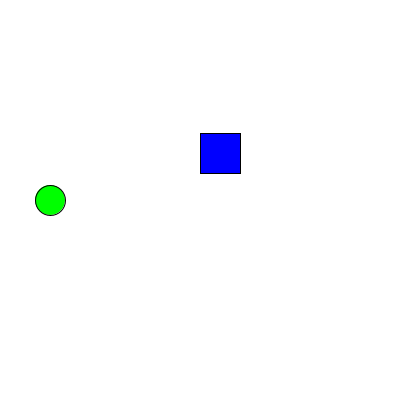
Frame 1 (no input)
Frame 60 (the mouse pressed at the canvas centre just before this capture): identical to frame 1, image omitted
Frame 120 (the mouse held since frame 60 and released just before this capture): identical to frame 1, image omitted

The Processing sketch that drew this single still picture (run headless with seeded random() and noise(); from frame 60 on, the mouse is pressed at the canvas centre):

// Processing sketch: Game
// ── Game.pde
 /*
  Assignment: OOP EXERCISE
  Student: Ben Glickstein
  Pasadena City College, Fall 2024
  Course Name: DMA60 Creative Coding
  Prof. George McKinney
  Project Description: This program .... (describe it!)
  Last Modified: November 6, 20XX
  */

Character player;
Obstacle obstacle;
Obstacle2 obstacle2;

void setup() {
  size(400, 400);
  player = new Character(50, height / 2, 30);
  obstacle = new Obstacle(width /2, height, 40);
  obstacle2 = new Obstacle2(width /2, height / 3, 40);
}

void draw() {
  background(255);

  if (keyPressed) {
    if (key == 'a') {
      player.move(-2, 0);
    } else if (key == 'd') {
      player.move(2, 0);
    } else if (key == 'w') {
      player.move(0, -2);
    } else if (key == 's') {
      player.move(0, 2);
    }

  }


  player.display();
  obstacle.display();
  obstacle2.display();

  if (player.collidesWith(obstacle) || player.collidesWith(obstacle2)) {
    textSize(32);
    fill(0);
    text("Game Over!", width / 2 - 100, height / 2);
  }
}



// ── Character.pde
//comment

class Character {
  float x, y;
  float size;
  
  Character(float x, float y, float size) {
    this.x = x;
    this.y = y;
    this.size = size;
  }
  
  void move(float xSpeed, float ySpeed) {
    x += xSpeed;
    y += ySpeed;
  }
  
  boolean collidesWith(BaseObstacle obstacle) {
    float distance = dist(x, y, obstacle.x, obstacle.y);
    return distance < (size + obstacle.size) / 2;
  }

  void display() {
    fill(0, 255, 0);
    ellipse(x, y, size, size);
  }
}


// ── Obstacle.pde
//comment

class BaseObstacle {
  float x, y;
  float size;
  
  BaseObstacle(float x, float y, float size) {
    this.x = x;
    this.y = y;
    this.size = size;
  }
  
  void display() {

  }
}

class Obstacle extends BaseObstacle {
  
  Obstacle(float x, float y, float size) {
    super(x, y, size);
  }
  
  void display() {
    fill(255, 0, 0);
    rect(x, y, size, size);
  }
}

class Obstacle2 extends BaseObstacle {  
  Obstacle2(float x, float y, float size) {
    super(x, y, size);
  }
 
  void display() {
    fill(0, 0, 255);
    rect(x, y, size, size);
  }
}
